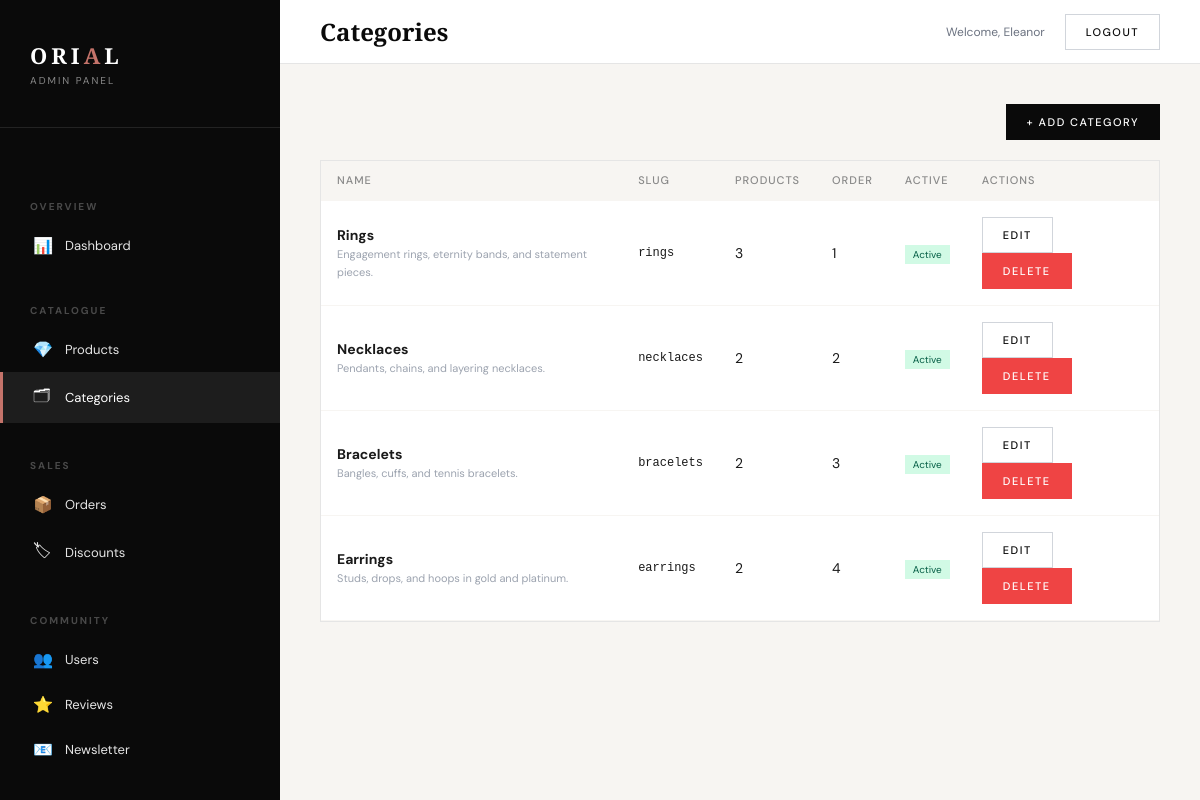
The app's page /admin/categories (signed in) with its own data.
### app/models.py (models this page shows, shortened)
class User(db.Model, UserMixin):
    __tablename__ = 'users'
    id = db.Column(db.Integer, primary_key=True)
    first_name = db.Column(db.String(80), nullable=False)
    last_name = db.Column(db.String(80), nullable=True)
    email = db.Column(db.String(120), unique=True, nullable=False)
    password_hash = db.Column(db.String(200), nullable=False)
    is_admin = db.Column(db.Boolean, default=False)
    phone = db.Column(db.String(30))
    address_line1 = db.Column(db.String(200))
    address_line2 = db.Column(db.String(200))
    city = db.Column(db.String(100))
    postcode = db.Column(db.String(20))
    country = db.Column(db.String(100), default='United Kingdom')
    created_at = db.Column(db.DateTime, default=datetime.utcnow)
    is_active = db.Column(db.Boolean, default=True)
    orders = db.relationship('Order', backref='customer', lazy=True)
    reviews = db.relationship('Review', backref='author', lazy=True)
    wishlist_items = db.relationship('Wishlist', backref='user', lazy=True)
    cart_items = db.relationship('CartItem', backref='user', lazy=True)

class Category(db.Model):
    __tablename__ = 'categories'
    id = db.Column(db.Integer, primary_key=True)
    name = db.Column(db.String(100), nullable=False)
    slug = db.Column(db.String(120), unique=True, nullable=False)
    description = db.Column(db.Text)
    icon_svg = db.Column(db.Text)          # SVG markup for category icon
    display_order = db.Column(db.Integer, default=0)
    is_active = db.Column(db.Boolean, default=True)
    created_at = db.Column(db.DateTime, default=datetime.utcnow)
    products = db.relationship('Product', backref='category', lazy=True)
    @property
    def product_count(self):
        return Product.query.filter_by(category_id=self.id, is_active=True).count()

### app/blueprints/admin.py (the view)
@admin_bp.route('/categories')
@login_required
@admin_required
def categories():
    cats = Category.query.order_by(Category.display_order).all()
    return render_template('admin/categories.html', categories=cats)

### app/blueprints/admin.py (called while the page is built)
def admin_required(f):
    @wraps(f)
    def decorated(*args, **kwargs):
        if not current_user.is_authenticated or not current_user.is_admin:
            flash('Admin access required.', 'danger')
            return redirect(url_for('main.index'))
        return f(*args, **kwargs)
    return decorated

### app/models.py (called while the page is built)
@login_manager.user_loader
def load_user(user_id):
    return User.query.get(int(user_id))

### app/templates/admin/categories.html (shortened to what this page needs)
{% extends 'admin/base_admin.html' %}
{% block page_title %}Categories{% endblock %}
{% block content %}
<div style="display:flex;justify-content:flex-end;margin-bottom:20px;">
    <a href="{{ url_for('admin.new_category') }}" class="admin-btn primary">+ Add Category</a>
</div>
<div class="admin-card" style="padding:0;">
    <table class="admin-table">
        <thead>
            <tr>
                <th>Name</th>
                <th>Slug</th>
                <th>Products</th>
                <th>Order</th>
                <th>Active</th>
                <th>Actions</th>
            </tr>
        </thead>
        <tbody>
            {% for cat in categories %}
            <tr>
                <td><strong>{{ cat.name }}</strong>{% if cat.description %}<br><span
                        style="color:#9ca3af;font-size:11px;">{{ cat.description[:60] }}</span>{% endif %}</td>
                <td style="font-family:monospace;font-size:12px;">{{ cat.slug }}</td>
                <td>{{ cat.product_count }}</td>
                <td>{{ cat.display_order }}</td>
                <td><span
                        style="padding:3px 8px;font-size:10px;background:{{ '#d1fae5;color:#065f46' if cat.is_active else '#fee2e2;color:#991b1b' }}">{{
                        'Active' if cat.is_active else 'Inactive' }}</span></td>
                <td>
                    <a href="{{ url_for('admin.edit_category', cid=cat.id) }}" class="admin-btn secondary"
                        style="margin-right:4px;">Edit</a>
                    <button onclick="deleteCat({{ cat.id }}, this)" class="admin-btn danger">Delete</button>
                </td>
            </tr>
            {% else %}<tr>
                <td colspan="6" style="text-align:center;color:#9ca3af;padding:40px;">No categories. <a
                        href="{{ url_for('admin.new_category') }}">Add one?</a></td>
            </tr>{% endfor %}
        </tbody>
    </table>
</div>
{% endblock %}

### app/templates/admin/base_admin.html (shortened to what this page needs)
<!DOCTYPE html>
<html lang="en">
<head>
    <link rel="stylesheet" href="{{ url_for('static', filename='css/style.css') }}">
</head>
<body>
    <div class="admin-layout">
        <aside class="admin-sidebar">
            <div class="admin-sidebar-logo">
                <a href="{{ url_for('admin.dashboard') }}">ORI<span>A</span>L</a>
                <small>Admin Panel</small>
            </div>
            <nav class="admin-nav">
                <div class="admin-nav-section">Overview</div>
                <a href="{{ url_for('admin.dashboard') }}"
                    class="{{ 'active' if request.endpoint == 'admin.dashboard' }}">
                    <span class="icon">📊</span> Dashboard
                </a>
                <div class="admin-nav-section">Catalogue</div>
                <a href="{{ url_for('admin.products') }}" class="{{ 'active' if 'product' in request.endpoint }}">
                    <span class="icon">💎</span> Products
                </a>
                <a href="{{ url_for('admin.categories') }}" class="{{ 'active' if 'categor' in request.endpoint }}">
                    <span class="icon">🗂</span> Categories
                </a>
                <div class="admin-nav-section">Sales</div>
                <a href="{{ url_for('admin.orders') }}" class="{{ 'active' if 'order' in request.endpoint }}">
                    <span class="icon">📦</span> Orders
                </a>
                <a href="{{ url_for('admin.discounts') }}" class="{{ 'active' if 'discount' in request.endpoint }}">
                    <span class="icon">🏷</span> Discounts
                </a>
                <div class="admin-nav-section">Community</div>
                <a href="{{ url_for('admin.users') }}" class="{{ 'active' if 'user' in request.endpoint }}">
                    <span class="icon">👥</span> Users
                </a>
                <a href="{{ url_for('admin.reviews') }}" class="{{ 'active' if 'review' in request.endpoint }}">
                    <span class="icon">⭐</span> Reviews
                </a>
                <a href="{{ url_for('admin.newsletter_list') }}"
                    class="{{ 'active' if 'newsletter' in request.endpoint }}">
                    <span class="icon">📧</span> Newsletter
                </a>
                <div class="admin-nav-section">Config</div>
            </nav>
        </aside>
        <div class="admin-main">
            <div class="admin-topbar">
                <h1>{% block page_title %}Dashboard{% endblock %}</h1>
                <div class="admin-topbar-right">
                    <span style="font-size:12px;color:#6b7280;">Welcome, {{ current_user.first_name }}</span>
                    <a href="{{ url_for('auth.logout') }}" class="admin-btn secondary">Logout</a>
                </div>
            </div>
            <div class="admin-content">{% block content %}{% endblock %}</div>
        </div>
    </div>
</body>
</html>

### records on screen
User: first_name "Eleanor"
Category: name "Rings", description "Engagement rings, eternity bands, and statement pieces.", slug "rings", product_count "3", display_order "1", is_active "Active"
Category: name "Necklaces", description "Pendants, chains, and layering necklaces.", slug "necklaces", product_count "2", display_order "2", is_active "Active"
Category: name "Bracelets", description "Bangles, cuffs, and tennis bracelets.", slug "bracelets", product_count "2", display_order "3", is_active "Active"
Category: name "Earrings", description "Studs, drops, and hoops in gold and platinum.", slug "earrings", product_count "2", display_order "4", is_active "Active"
